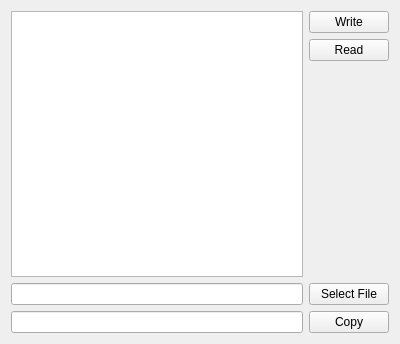
<?xml version="1.0" encoding="UTF-8"?>
<ui version="4.0">
 <class>Widget</class>
 <widget class="QWidget" name="Widget">
  <property name="geometry">
   <rect>
    <x>0</x>
    <y>0</y>
    <width>400</width>
    <height>344</height>
   </rect>
  </property>
  <property name="windowTitle">
   <string>Widget</string>
  </property>
  <layout class="QVBoxLayout" name="verticalLayout_2">
   <item>
    <layout class="QHBoxLayout" name="horizontalLayout_3">
     <item>
      <widget class="QTextEdit" name="textEdit"/>
     </item>
     <item>
      <layout class="QVBoxLayout" name="verticalLayout">
       <item>
        <widget class="QPushButton" name="writeButton">
         <property name="text">
          <string>Write</string>
         </property>
        </widget>
       </item>
       <item>
        <widget class="QPushButton" name="readButton">
         <property name="text">
          <string>Read</string>
         </property>
        </widget>
       </item>
       <item>
        <spacer name="verticalSpacer">
         <property name="orientation">
          <enum>Qt::Vertical</enum>
         </property>
         <property name="sizeHint" stdset="0">
          <size>
           <width>20</width>
           <height>40</height>
          </size>
         </property>
        </spacer>
       </item>
      </layout>
     </item>
    </layout>
   </item>
   <item>
    <layout class="QHBoxLayout" name="horizontalLayout">
     <item>
      <widget class="QLineEdit" name="sourceLineEdit"/>
     </item>
     <item>
      <widget class="QPushButton" name="selectButton">
       <property name="text">
        <string>Select File</string>
       </property>
      </widget>
     </item>
    </layout>
   </item>
   <item>
    <layout class="QHBoxLayout" name="horizontalLayout_2">
     <item>
      <widget class="QLineEdit" name="destLineEdit"/>
     </item>
     <item>
      <widget class="QPushButton" name="copyButton">
       <property name="text">
        <string>Copy</string>
       </property>
      </widget>
     </item>
    </layout>
   </item>
  </layout>
 </widget>
 <resources/>
 <connections/>
</ui>
